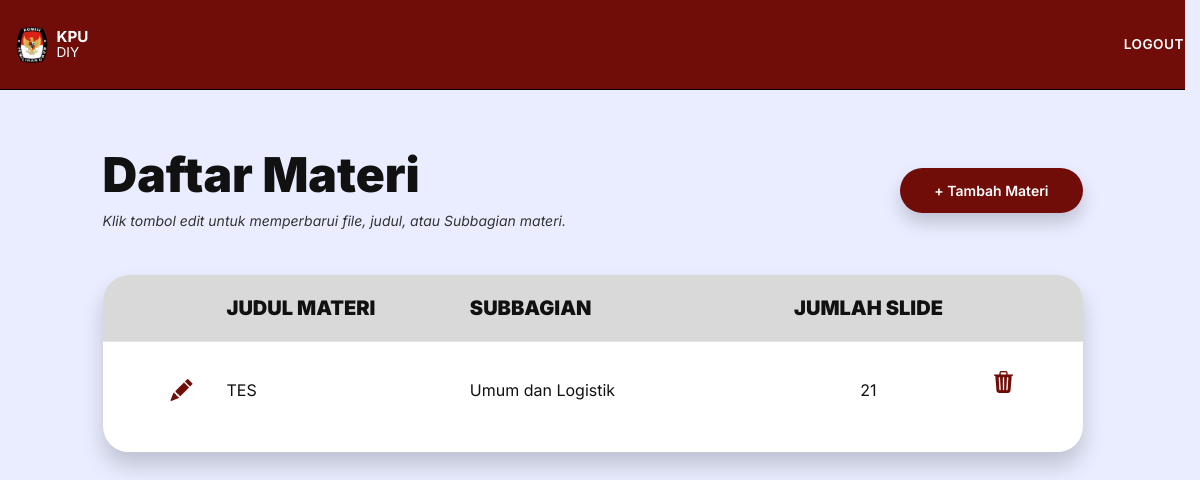
The page /tambah_materi_admin.php (signed in) on the database its author committed.
### tables this page shows
CREATE TABLE `materi` (
  `id` int(11) NOT NULL,
  `judul` varchar(255) NOT NULL,
  `bagian` enum('Keuangan','Umum dan Logistik','Teknis Penyelenggara Pemilu, Partisipasi Hubungan Masyarakat','Hukum dan SDM','Perencanaan','Data dan Informasi') NOT NULL,
  `tipe` enum('pdf','jpg') NOT NULL,
  `jumlah_slide` int(11) NOT NULL DEFAULT 0,
  `created_at` timestamp NOT NULL DEFAULT current_timestamp()
);

### db.php (called while the page is built, shortened)
<?php
$DB_HOST = "localhost";
$DB_NAME = "sinau_pemilu";
$DB_USER = "root";
$DB_PASS = "";
function db(): PDO {
  global $DB_HOST, $DB_NAME, $DB_USER, $DB_PASS;
  static $pdo = null;
  if ($pdo) return $pdo;
  $dsn = "mysql:host={$DB_HOST};dbname={$DB_NAME};charset=utf8mb4";
  $pdo = new PDO($dsn, $DB_USER, $DB_PASS, [
    PDO::ATTR_ERRMODE => PDO::ERRMODE_EXCEPTION,
    PDO::ATTR_DEFAULT_FETCH_MODE => PDO::FETCH_ASSOC
  ]);
  return $pdo;
}

### tambah_materi_admin.php (the view, shortened to what this page needs)
<?php
require_once 'db.php';
$DEFAULT_BAGIAN = 'Umum dan Logistik';
$rows = db()->query("SELECT * FROM materi ORDER BY id DESC")->fetchAll();
$mediaByMateri = [];
$st = db()->query("SELECT materi_id, file_path, sort_order FROM materi_media ORDER BY materi_id DESC, sort_order ASC, id ASC");
foreach ($st->fetchAll() as $m) {
  $mid = (int)$m["materi_id"];
  $mediaByMateri[$mid] ??= [];
  $mediaByMateri[$mid][] = $m["file_path"];
}
?>
<!doctype html>
<html lang="id">
<head>
  <link href="https://cdn.jsdelivr.net/npm/bootstrap@5.3.3/dist/css/bootstrap.min.css" rel="stylesheet">
  <link href="https://cdn.jsdelivr.net/npm/bootstrap-icons@1.11.3/font/bootstrap-icons.css" rel="stylesheet">
</head>
<body>
<nav class="navbar-kpu">
  <div class="inner">
    <a href="admin.php" class="btn-back" id="btnBack" aria-label="Kembali">
    </a>
    <a href="admin.php" class="brand">
      <img src="Asset/LogoKPU.png" alt="KPU">
      <div class="brand-text">
        <strong>KPU</strong><br>
        <span>DIY</span>
      </div>
    </a>
    <div class="nav-menu">
      <form method="post" id="logoutFormDesktop" class="m-0">
        <button type="submit" class="btn-logout" id="btnLogoutDesktop">LOGOUT</button>
      </form>
    </div>
  </div>
</nav>
<main class="page">
  <div class="d-flex justify-content-between align-items-start flex-wrap gap-3" style="max-width:980px;margin:0 auto;">
    <div>
      <h1 class="title">Daftar Materi</h1>
      <div class="subtitle">Klik tombol edit untuk memperbarui file, judul, atau Subbagian materi.</div>
    </div>
    <button class="btn-add" type="button" id="btnOpenAdd">
      <span>+ Tambah Materi</span>
    </button>
  </div>
  <section class="table-wrap">
    <div class="table-scroll">
      <div class="table-head table-grid">
        <div class="text col-judul">JUDUL MATERI</div>
        <div class="text col-bagian">SUBBAGIAN</div>
        <div class="text-center">JUMLAH SLIDE</div>
      </div>
      <?php foreach ($rows as $r): ?>
        <?php
          $rid = (int)$r["id"];
          $media = $mediaByMateri[$rid] ?? [];
          $pdfFile = $media[0] ?? "";
          $bagian = (string)($r["bagian"] ?? $DEFAULT_BAGIAN);
        ?>
        <div class="table-row table-grid">
          <div class="cell-center">
            <button class="icon-btn btn-edit"
                    type="button"
                    data-id="<?= $rid ?>"
                    data-judul="<?= htmlspecialchars((string)$r["judul"]) ?>"
                    data-bagian="<?= htmlspecialchars($bagian) ?>"
                    data-pdf="<?= htmlspecialchars($pdfFile) ?>">
              <i class="bi bi-pencil-fill icon-edit"></i>
            </button>
          </div>
          <div class="col-judul"><?= htmlspecialchars((string)$r["judul"]) ?></div>
          <div class="col-bagian"><?= htmlspecialchars($bagian) ?></div>
          <div class="cell-center"><?= (int)$r["jumlah_slide"] ?></div>
          <div class="cell-center">
            <form method="post" class="form-delete">
              <button class="icon-btn" type="submit" title="Hapus">
                <i class="bi bi-trash3-fill icon-trash"></i>
              </button>
            </form>
          </div>
        </div>
      <?php endforeach; ?>
      <div style="height:14px;background:#fff"></div>
    </div>
  </section>
</main>
</body>
</html>

### tambah_materi_admin.php (style rules this page uses)
:root { --maroon:#700D09; --bg:#E9EDFF; --header-gray:#d9d9d9; --row-line:#e6e6e6; --shadow:0 14px 22px rgba(0,0,0,.18); --gold:#f4c430; --navbar-h:90px; }
html { overflow-y:scroll; scrollbar-gutter: stable; }
body { margin:0; font-family:'Inter',system-ui,-apple-system,sans-serif; background:var(--bg); min-height:100vh; display:flex; flex-direction:column; }
.modal, .navbar-kpu { padding-right:0 !important; }
.navbar-kpu { position:fixed; top:0;left:0;right:0; height:var(--navbar-h); background:var(--maroon); border-bottom:1px solid #000; z-index:1000; }
.navbar-kpu .inner { max-width:1330px; height:100%; margin:auto; padding:0 16px; display:flex; align-items:center; justify-content:space-between; gap:14px; position:relative; }
.btn-back { position:absolute; left:-40px; top:50%; transform:translateY(-50%); width:42px;height:42px; border-radius:12px; display:inline-flex; align-items:center; justify-content:center; color:#fff; text-decoration:none; background:transparent; transition:transform .2s ease, filter .2s ease, background .2s ease; z-index:2; }
.brand { display:flex; align-items:center; gap:8px; text-decoration:none; flex-shrink:0; }
.brand img { height:36px }
.brand-text { color:#fff;line-height:1.15; }
.brand-text strong { font-size:.95rem;font-weight:700; }
.brand-text span { font-size:.85rem;font-weight:400; }
.nav-menu { display:flex; gap:26px; align-items:center; }
.btn-logout { border:0; background:transparent; color:#fff; font-weight:600; font-size:.85rem; letter-spacing:.5px; padding:0; position:relative; white-space:nowrap; }
.btn-logout::after { content:""; position:absolute; left:0;bottom:-6px; width:0;height:3px; background:var(--gold); transition:.3s; }
.page { max-width:1200px; margin:0 auto; width:100%; padding:calc(var(--navbar-h) + 60px) 20px 40px; flex:1; }
.title { font-weight:900;font-size:48px;margin:0;color:#111;line-height:1.05; }
.subtitle { margin-top:10px;color:#333;font-size:14px;font-style:italic; }
.btn-add { border:0;background:var(--maroon);color:#fff; font-weight:600;font-size:14px; padding:12px 34px;border-radius:999px; display:inline-flex;align-items:center;gap:10px;white-space:nowrap; box-shadow:0 10px 18px rgba(0,0,0,.18); transition:transform .2s ease, filter .2s ease; margin-top:18px; }
.table-wrap { margin-top:44px;background:#fff;border-radius:26px;overflow:hidden; box-shadow:var(--shadow);max-width:980px;margin-left:auto;margin-right:auto; }
.table-scroll { overflow-x:auto;-webkit-overflow-scrolling:touch; }
.table-grid { min-width:980px; }
.table-head { background:var(--header-gray); padding:18px 34px; display:grid; grid-template-columns:90px 1fr 320px 180px 90px; align-items:center; font-weight:900;font-size:20px;color:#111; }
.table-row { padding:18px 34px; display:grid; grid-template-columns:90px 1fr 320px 180px 90px; align-items:center; border-top:1px solid var(--row-line); font-size:16px;color:#111; }
.col-judul { padding-right:0.3cm; }
.col-bagian { padding-left:0.3cm; }
.cell-center { text-align:center; }
.icon-btn { border:0;background:transparent;padding:0;cursor:pointer; display:inline-flex;align-items:center;justify-content:center; width:44px;height:44px;border-radius:12px; transition:background .15s ease, transform .15s ease; }
.icon-edit,.icon-trash { color:var(--maroon);font-size:22px; }

### rows shown on the page
materi: judul "TES", bagian "Umum dan Logistik", jumlah_slide "21"
